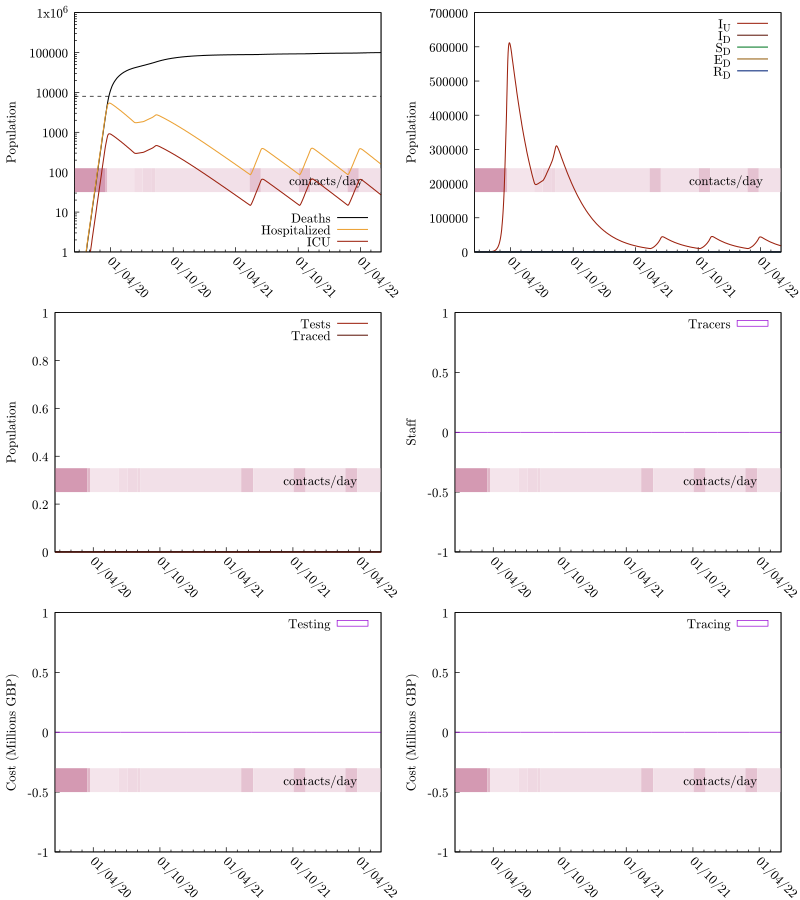

This chart was generated by the following gnuplot code:
set terminal pdfcairo color enhanced dashed font "cmr10,14" size 8,9
seed="ptti-1_No_TTI_Lockdown_Triggers"
set output sprintf("%s.pdf", seed)
set multiplot layout 3,2
odefile=sprintf("%s-out-0.tsv", seed)
ttfile=sprintf("%s-out-0-testtrace.tsv", seed)
trfile=sprintf("%s-out-0-trcosts.tsv", seed)
tefile=sprintf("%s-out-0-tecosts.tsv", seed)
etimesfile=sprintf("%s-events.gp", seed)

set tics nomirror
set ylabel 'Population'

set yrange [0:]

set style fill transparent solid 0.25 noborder

# Colors
color_SU = '#00aa55'
color_SD = '#007722'

color_EU = '#eba134'
color_ED = '#945e0f'

color_IU = '#9c210e'
color_ID = '#5e160b'

color_RU = '#0055aa'
color_RD = '#002277'

# These are from the economic model inputs
Hospitalized_Pct_Deaths=0.44
ICU_Fatality=0.59
ICU_Pct=0.17
IFR=0.008
Non_ICU_Fatality=0.36

HF = IFR*Hospitalized_Pct_Deaths/(ICU_Pct*ICU_Fatality+(1-ICU_Pct)*Non_ICU_Fatality)
ICUF = HF*ICU_Pct

set key bottom right
set xdata time
set timefmt "%Y-%m-%d %H:%M:%S"
set format x "%d/%m/%y"

load etimesfile

set xtics rotate by -45 3600*24*30*6

set yrange [1:1e6]
set log y

set arrow from graph 0, first 8000 to graph 1, first 8000 nohead lc 0 dt '--'
plot odefile u 1:(($9+$10)*IFR) w l lw 1.5 lc 0 ti "Deaths", "" u 1:(($7+$8)*HF) w l lw 1.5 lc rgb color_EU ti "Hospitalized", "" u 1:(($7+$8)*ICUF) w l lw 1.5 lc rgb color_IU ti "ICU"

unset log y
unset arrow

set autoscale y
set yrange [0:]
set key top right

# set y2tics 0.5
# set y2range [0:4]

plot odefile u 1:7 w l lw 1.5 lc rgb color_IU ti "I_U", odefile u 1:8 w l lw 1.5 lc rgb color_ID ti "I_D", \
     odefile u 1:4 w l lw 1.5 lc rgb color_SD ti "S_D", odefile u 1:6 w l lw 1.5 lc rgb color_ED ti "E_D", \
     odefile u 1:10 w l lw 1.5 lc rgb color_RD ti "R_D"#, odefile u 1:13 w l axis x1y2 lc 0 ti "R"


plot ttfile u 1:3 w l lw 1.5 lc rgb color_IU ti "Tests", ttfile u 1:4 w l lw 1.5 lc rgb color_ID ti "Traced"

unset log y
unset yrange
set autoscale y
set style fill empty

set ylabel "Staff"
plot trfile u 1:5 w boxes ti "Tracers"

set ylabel "Cost (Millions GBP)"
plot tefile u 1:($5/1000000) w boxes ti "Testing"
plot trfile u 1:($6/1000000) w boxes ti "Tracing"

unset multiplot
set output
